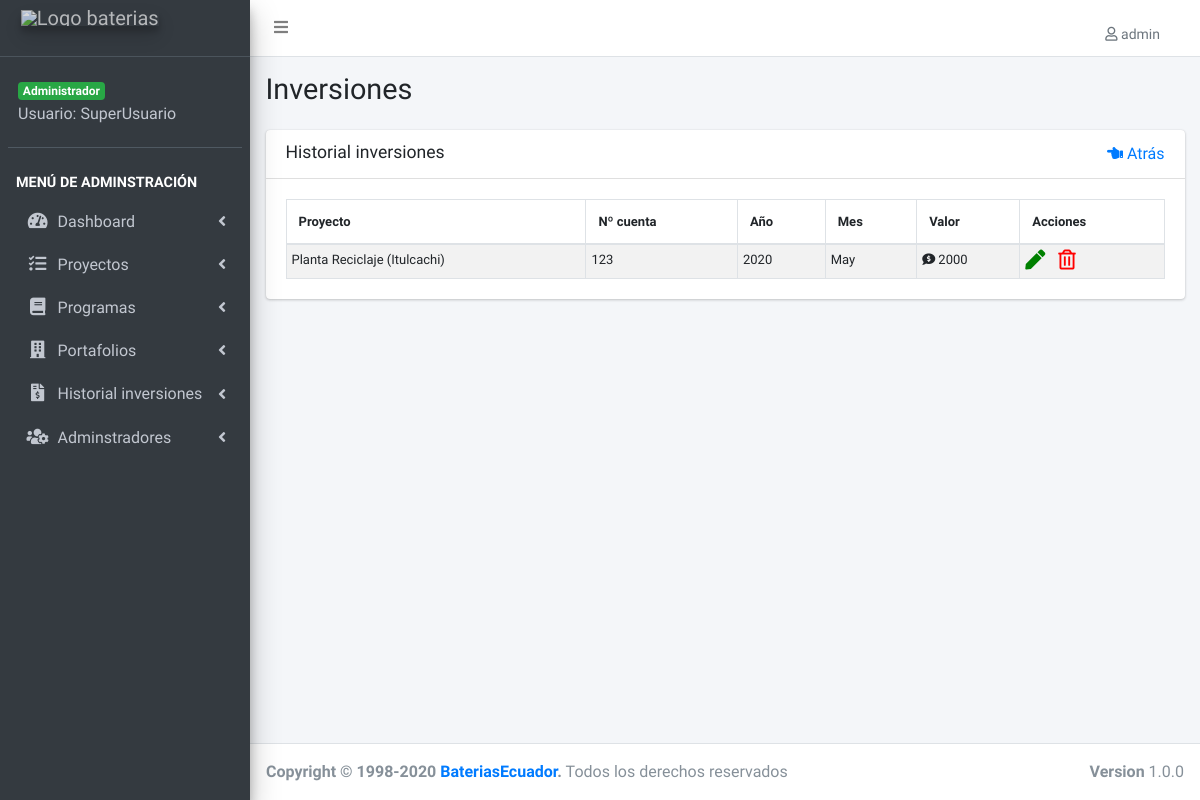
The app's page /lista-cuenta.php (signed in), older data.
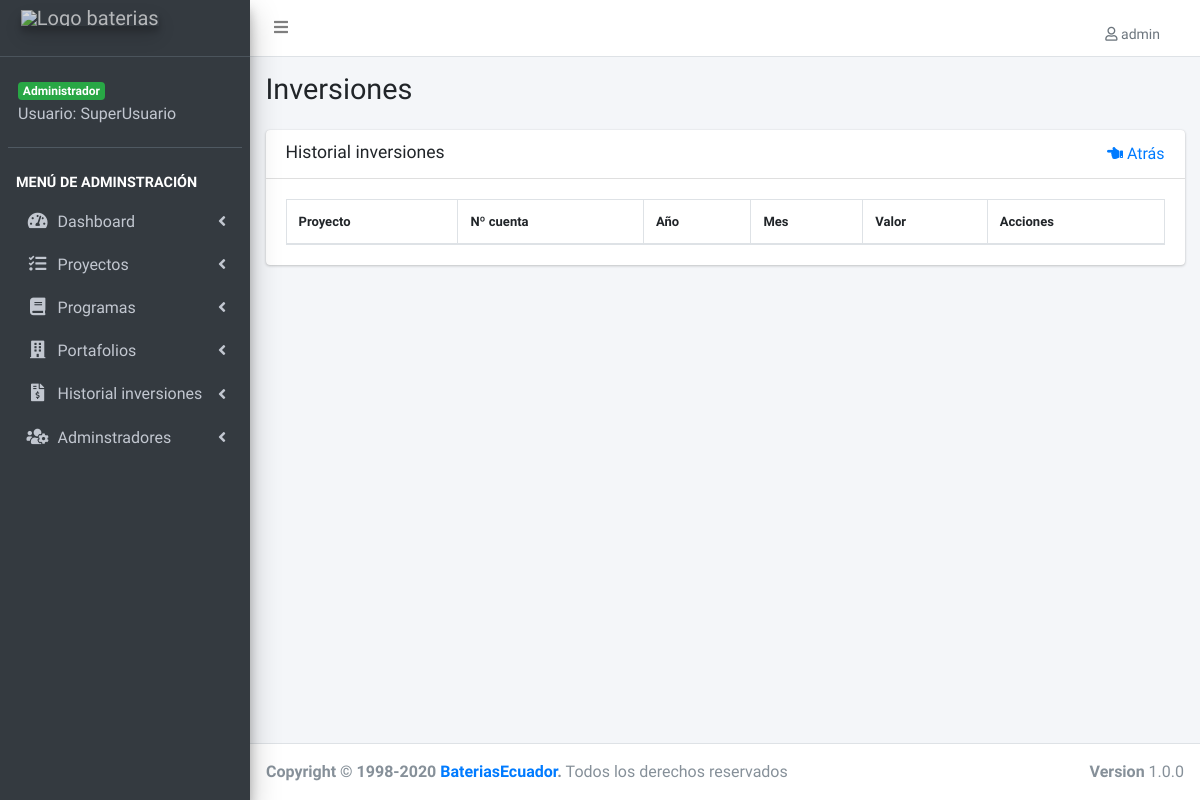
The same page, newer data.
### tables this page shows
CREATE TABLE IF NOT EXISTS `proyectos` (
  `proyecto_id` int(11) NOT NULL AUTO_INCREMENT,
  `inicio` date NOT NULL,
  `detalle` varchar(255) NOT NULL,
  `objetivo_estrategico` text NOT NULL,
  `alcance` text NOT NULL,
  `presupuesto_inicial` double NOT NULL,
  `estado_neural` varchar(50) NOT NULL,
  `url_video` varchar(255) DEFAULT NULL,
  `url_documento` varchar(255) DEFAULT NULL,
  `cuenta` varchar(255) DEFAULT '0',
  `portafolio_id` int(11) NOT NULL DEFAULT '0',
  `programa_id` int(11) NOT NULL,
  `estado_id` int(11) NOT NULL,
  `editado` datetime DEFAULT NULL,
  PRIMARY KEY (`proyecto_id`),
  UNIQUE KEY `detalle` (`detalle`),
  KEY `FK_proyectos_portafolios` (`portafolio_id`),
  KEY `FK_proyectos_programas` (`programa_id`),
  KEY `FK_proyectos_estados` (`estado_id`),
  CONSTRAINT `FK_proyectos_estados` FOREIGN KEY (`estado_id`) REFERENCES `estados` (`estado_id`),
  CONSTRAINT `FK_proyectos_portafolios` FOREIGN KEY (`portafolio_id`) REFERENCES `portafolios` (`portafolio_id`),
  CONSTRAINT `FK_proyectos_programas` FOREIGN KEY (`programa_id`) REFERENCES `programas` (`programa_id`)
);

CREATE TABLE IF NOT EXISTS `registros` (
  `registros_id` int(11) NOT NULL AUTO_INCREMENT,
  `presupuesto` double(22,0) NOT NULL,
  `anio` date NOT NULL,
  `editado` datetime DEFAULT NULL,
  PRIMARY KEY (`registros_id`)
);

### lista-cuenta.php (the view, shortened to what this page needs)
<?php
include_once('funciones/funciones.php');
include_once('templates/header.php');
include_once('templates/barra.php');
include_once('templates/navegacion.php');
?>
<div class="content-wrapper">
  <section class="content-header">
    <div class="container-fluid">
      <div class="row mb-2">
        <div class="col-sm-6">
          <h1>Inversiones</h1>
        </div>
      </div>
    </div>
  </section>
  <section class="content">
    <div class="container-fluid">
      <div class="row">
        <div class="col-12">
          <div class="card">
            <div class="card-header">
              <h3 class="card-title">Historial inversiones</h3>
              <a id="lista" href="#" class="float-right"><i class="fas fa-hand-point-left"></i> Atrás</a>            </div>
            <div class="card-body">
              <table id="registros" class="table table-bordered table-striped">
                <thead>
                  <tr>
                    <th>Proyecto</th>
                    <th>Nº cuenta</th>
                    <th>Año</th>
                    <th>Mes</th>
                    <th>Valor</th>
                    <th>Acciones</th>
                  </tr>
                </thead>
                <tbody>
                  <?php
                  try {
                    $sql = " SELECT proyectos.proyecto_id, registros.registros_id, proyectos.detalle, proyectos.cuenta, presupuesto, anio  FROM cuentas ";
                    $sql .= " INNER JOIN registros ON registros.registros_id = cuentas.registros_id ";
                    $sql .= " INNER JOIN proyectos ON proyectos.proyecto_id = cuentas.proyecto_id ";
                    $sql .= " WHERE cuentas.proyecto_id = proyectos.proyecto_id ";
                    $resultado = $conn->query($sql);
                  } catch (Exception $e) {
                    $error = $e->getMessage();
                    echo $error;
                  }
                  while ($cuenta = $resultado->fetch_assoc()) {
                  ?>
                    <tr>
                      <td><?php echo $cuenta['detalle']; ?></td>
                      <td><?php echo $cuenta['cuenta']; ?></td>
                      <td><?php
                        $fechaComoEntero = strtotime($cuenta['anio']);
                        $anio = date("Y", $fechaComoEntero);
                        echo $anio;
                        ?>
                      </td>
                      <td>
                        <?php
                        $fechaComoEntero = strtotime($cuenta['anio']);
                        $anio = date("M", $fechaComoEntero);
                        echo $anio;
                        ?>
                      </td>
                      <td> <i class="fas fa-comment-dollar"></i> <?php echo $cuenta['presupuesto']; ?></td>
                      <td>
                        <?php if ($_SESSION['nivel'] == 1) : ?>
                          <a href="editar-cuenta.php?id=<?php echo $cuenta['registros_id'] ; ?>" >
                            <i class="fas fa-pen editar"></i>
                          </a>
                          <a href="#" data-id="<?php echo $cuenta['registros_id']; ?>" data-tipo="cuenta" class="borrar_registro">
                            <i class="far fa-trash-alt eliminar"></i>
                          </a>
                        <?php endif; ?>
                      </td>
                    </tr>
                  <?php } ?>
                </tbody>
              </table>
            </div>
          </div>
        </div>
      </div>
    </div>
  </section>
</div>
<?php
include_once('templates/footer.php');
?>

### templates/header.php (shortened to what this page needs)
<!DOCTYPE html>
<html>
<head>
  <link rel="stylesheet" href="css/all.min.css">
  <link rel="stylesheet" href="https://code.ionicframework.com/ionicons/2.0.1/css/ionicons.min.css">
  <link rel="stylesheet" href="css/daterangepicker.css">
  <link rel="stylesheet" href="css/icheck-bootstrap.min.css">
  <link rel="stylesheet" href="css/tempusdominus-bootstrap-4.min.css">
  <link rel="stylesheet" href="css/select2.min.css">
  <link rel="stylesheet" href="css/select2-bootstrap4.min.css">
  <link rel="stylesheet" href="css/bootstrap-duallistbox.min.css">
  <link rel="stylesheet" href="css/adminlte.min.css">
  <link rel="stylesheet" href="css/dataTables.bootstrap4.min.css">
  <link rel="stylesheet" href="css/responsive.bootstrap4.min.css">
  <link rel="stylesheet" href="css/admin.css">
  <link rel="stylesheet" href="https://cdnjs.cloudflare.com/ajax/libs/animate.css/4.1.1/animate.min.css" />
</head>

### templates/barra.php (shortened to what this page needs)
<body class="hold-transition sidebar-mini">
  <div class="wrapper">
    <nav class="main-header navbar navbar-expand navbar-white navbar-light">
      <ul class="navbar-nav">
        <li class="nav-item">
          <a class="nav-link" data-widget="pushmenu" href="#" role="button"><i class="fas fa-bars"></i></a>
        </li>
      </ul>
      <ul class="navbar-nav ml-auto">
        <li class="nav-item dropdown">
          <a class="nav-link" data-toggle="dropdown" href="#">
            <span class="dropdown-item dropdown-header"> <i class="far fa-user"></i> <?php echo $_SESSION['usuario'];?></span>
          </a>
        </li>
      </ul>
    </nav>

### templates/navegacion.php (shortened to what this page needs)
<aside class="main-sidebar sidebar-dark-primary elevation-4">
  <a href="login.php?cerrar_sesion=true" class="brand-link">
    <img src="img/logo-baterias.png" alt="Logo baterias" class="brand-image elevation-3" style="opacity: .8" >
    <br>
  </a>
  <div class="sidebar">
    <div class="user-panel mt-3 pb-3 mb-3 d-flex">
      <div class="info" style="color: white;">
        <?php
        if ($_SESSION['nivel'] == 1) {
          echo ' <span class="badge badge-success">Administrador</span>';
        } else {
          echo ' <span class="badge badge-primary">User</span>';
        }
        ?>
        <a href="#" class="d-block">Usuario: <?php echo $_SESSION['nombre']; ?></a>
      </div>
    </div>
    <nav class="mt-2">
      <ul class="nav nav-pills nav-sidebar flex-column" data-widget="treeview" role="menu" data-accordion="false">
        <li class="nav-header">Menú de adminstración</li>
        <li class="nav-item has-treeview">
          <a href="#" class="nav-link">
            <i class="nav-icon fas fa-tachometer-alt"></i>
            <p>
              Dashboard
              <i class="right fas fa-angle-left"></i>
            </p>
          </a>
        </li>
        <li class="nav-item has-treeview">
          <a href="#" class="nav-link">
            <i class="nav-icon fas fa-tasks"></i>
            <p>
              Proyectos
              <i class="fas fa-angle-left right"></i>
            </p>
          </a>
        </li>
        <li class="nav-item has-treeview">
          <a href="#" class="nav-link">
            <i class="nav-icon fas fa-book"></i>
            <p>
              Programas
              <i class="fas fa-angle-left right"></i>
            </p>
          </a>
        </li>
        <li class="nav-item has-treeview">
          <a href="#" class="nav-link">
            <i class=" nav-icon fas fa-building"></i>
            <p>
              Portafolios
              <i class="fas fa-angle-left right"></i>
            </p>
          </a>
        </li>
        <li class="nav-item has-treeview">
          <a href="#" class="nav-link">
            <i class=" nav-icon fas fa-file-invoice-dollar"></i>
            <p>
              Historial inversiones
              <i class="fas fa-angle-left right"></i>
            </p>
          </a>
        </li>
        <?php if ($_SESSION['nivel'] == 1) : ?>
          <li class="nav-item has-treeview">
            <a href="#" class="nav-link">
              <i class="nav-icon fas fa-users-cog"></i>
              <p>
                Adminstradores
                <i class="fas fa-angle-left right"></i>
              </p>
            </a>
          </li>
        <?php endif; ?>
      </ul>
    </nav>
  </div>
</aside>

### templates/footer.php (shortened to what this page needs)
<footer class="main-footer">
    <div class="float-right d-none d-sm-block">
        <b>Version</b> 1.0.0
    </div>
    <strong>Copyright &copy; 1998-2020 <a href="">Baterias<span>Ecuador</span></a>.</strong> Todos los derechos reservados
</footer>
</div>
</body>
</html>

### css/admin.css (style rules this page uses)
.nav-sidebar>.nav-header, .sidebar-form { text-transform: uppercase; color: white; font-weight: bold; }
#registros { font-size: 13px; }
table td { padding: 5px 5px !important; }
.editar { font-size: 20px; color: green; margin-right: 10px; }
.eliminar { font-size: 20px; color: red; }

Row changes from the older to the newer data that the page shows:
removed proyectos: detalle "Planta Reciclaje (Itulcachi)", cuenta "123", registros.anio "2020", registros.anio "May", registros.presupuesto "2000"
